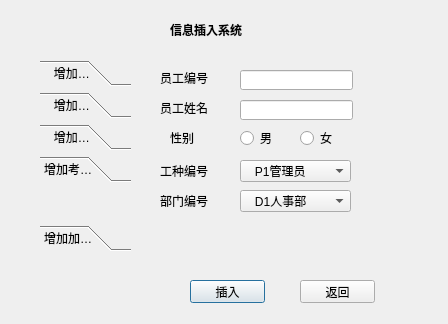
<?xml version="1.0" encoding="UTF-8"?>
<ui version="4.0">
 <class>insert</class>
 <widget class="QDialog" name="insert">
  <property name="geometry">
   <rect>
    <x>0</x>
    <y>0</y>
    <width>448</width>
    <height>324</height>
   </rect>
  </property>
  <property name="windowTitle">
   <string>插入</string>
  </property>
  <widget class="QStackedWidget" name="stackedWidget">
   <property name="geometry">
    <rect>
     <x>90</x>
     <y>50</y>
     <width>331</width>
     <height>211</height>
    </rect>
   </property>
   <property name="currentIndex">
    <number>0</number>
   </property>
   <widget class="QWidget" name="stackedWidgetPage1">
    <widget class="QLabel" name="label_2">
     <property name="geometry">
      <rect>
       <x>70</x>
       <y>20</y>
       <width>61</width>
       <height>16</height>
      </rect>
     </property>
     <property name="text">
      <string>员工编号</string>
     </property>
    </widget>
    <widget class="QLabel" name="label_3">
     <property name="geometry">
      <rect>
       <x>70</x>
       <y>50</y>
       <width>54</width>
       <height>16</height>
      </rect>
     </property>
     <property name="text">
      <string>员工姓名</string>
     </property>
    </widget>
    <widget class="QLabel" name="label_4">
     <property name="geometry">
      <rect>
       <x>80</x>
       <y>80</y>
       <width>54</width>
       <height>16</height>
      </rect>
     </property>
     <property name="text">
      <string>性别</string>
     </property>
    </widget>
    <widget class="QLabel" name="label_5">
     <property name="geometry">
      <rect>
       <x>70</x>
       <y>110</y>
       <width>54</width>
       <height>21</height>
      </rect>
     </property>
     <property name="text">
      <string>工种编号</string>
     </property>
    </widget>
    <widget class="QLabel" name="label_6">
     <property name="geometry">
      <rect>
       <x>70</x>
       <y>140</y>
       <width>54</width>
       <height>21</height>
      </rect>
     </property>
     <property name="text">
      <string>部门编号</string>
     </property>
    </widget>
    <widget class="QLineEdit" name="lineEdit">
     <property name="geometry">
      <rect>
       <x>150</x>
       <y>20</y>
       <width>113</width>
       <height>20</height>
      </rect>
     </property>
    </widget>
    <widget class="QLineEdit" name="lineEdit_2">
     <property name="geometry">
      <rect>
       <x>150</x>
       <y>50</y>
       <width>113</width>
       <height>20</height>
      </rect>
     </property>
    </widget>
    <widget class="QRadioButton" name="radioButton">
     <property name="geometry">
      <rect>
       <x>150</x>
       <y>80</y>
       <width>89</width>
       <height>16</height>
      </rect>
     </property>
     <property name="text">
      <string>男</string>
     </property>
    </widget>
    <widget class="QRadioButton" name="radioButton_2">
     <property name="geometry">
      <rect>
       <x>210</x>
       <y>80</y>
       <width>89</width>
       <height>16</height>
      </rect>
     </property>
     <property name="text">
      <string>女</string>
     </property>
    </widget>
    <widget class="QComboBox" name="comboBox">
     <property name="geometry">
      <rect>
       <x>150</x>
       <y>110</y>
       <width>111</width>
       <height>22</height>
      </rect>
     </property>
     <item>
      <property name="text">
       <string>   P1管理员</string>
      </property>
     </item>
     <item>
      <property name="text">
       <string>   P2经理</string>
      </property>
     </item>
     <item>
      <property name="text">
       <string>   P3员工</string>
      </property>
     </item>
    </widget>
    <widget class="QComboBox" name="comboBox_2">
     <property name="geometry">
      <rect>
       <x>150</x>
       <y>140</y>
       <width>111</width>
       <height>22</height>
      </rect>
     </property>
     <item>
      <property name="text">
       <string>   D1人事部</string>
      </property>
     </item>
     <item>
      <property name="text">
       <string>   D2研发部</string>
      </property>
     </item>
     <item>
      <property name="text">
       <string>   D3设计部</string>
      </property>
     </item>
     <item>
      <property name="text">
       <string>   D4后勤部</string>
      </property>
     </item>
    </widget>
   </widget>
   <widget class="QWidget" name="stackedWidgetPage2">
    <widget class="QLineEdit" name="lineEdit_6">
     <property name="geometry">
      <rect>
       <x>140</x>
       <y>30</y>
       <width>113</width>
       <height>20</height>
      </rect>
     </property>
    </widget>
    <widget class="QLineEdit" name="lineEdit_7">
     <property name="geometry">
      <rect>
       <x>140</x>
       <y>80</y>
       <width>113</width>
       <height>20</height>
      </rect>
     </property>
    </widget>
    <widget class="QLineEdit" name="lineEdit_8">
     <property name="geometry">
      <rect>
       <x>140</x>
       <y>130</y>
       <width>113</width>
       <height>20</height>
      </rect>
     </property>
    </widget>
    <widget class="QLabel" name="label_7">
     <property name="geometry">
      <rect>
       <x>70</x>
       <y>30</y>
       <width>54</width>
       <height>16</height>
      </rect>
     </property>
     <property name="text">
      <string>部门编号</string>
     </property>
    </widget>
    <widget class="QLabel" name="label_8">
     <property name="geometry">
      <rect>
       <x>70</x>
       <y>80</y>
       <width>54</width>
       <height>21</height>
      </rect>
     </property>
     <property name="text">
      <string>部门名称</string>
     </property>
    </widget>
    <widget class="QLabel" name="label_9">
     <property name="geometry">
      <rect>
       <x>70</x>
       <y>130</y>
       <width>54</width>
       <height>16</height>
      </rect>
     </property>
     <property name="text">
      <string>部门经理</string>
     </property>
    </widget>
   </widget>
   <widget class="QWidget" name="page">
    <widget class="QLabel" name="label_10">
     <property name="geometry">
      <rect>
       <x>70</x>
       <y>30</y>
       <width>54</width>
       <height>16</height>
      </rect>
     </property>
     <property name="text">
      <string>工种编号</string>
     </property>
    </widget>
    <widget class="QLabel" name="label_11">
     <property name="geometry">
      <rect>
       <x>70</x>
       <y>80</y>
       <width>54</width>
       <height>16</height>
      </rect>
     </property>
     <property name="text">
      <string>工种等级</string>
     </property>
    </widget>
    <widget class="QLabel" name="label_12">
     <property name="geometry">
      <rect>
       <x>70</x>
       <y>130</y>
       <width>54</width>
       <height>16</height>
      </rect>
     </property>
     <property name="text">
      <string>基本工资</string>
     </property>
    </widget>
    <widget class="QLineEdit" name="lineEdit_9">
     <property name="geometry">
      <rect>
       <x>140</x>
       <y>30</y>
       <width>113</width>
       <height>20</height>
      </rect>
     </property>
    </widget>
    <widget class="QLineEdit" name="lineEdit_10">
     <property name="geometry">
      <rect>
       <x>140</x>
       <y>80</y>
       <width>113</width>
       <height>20</height>
      </rect>
     </property>
    </widget>
    <widget class="QLineEdit" name="lineEdit_11">
     <property name="geometry">
      <rect>
       <x>140</x>
       <y>130</y>
       <width>113</width>
       <height>20</height>
      </rect>
     </property>
    </widget>
   </widget>
   <widget class="QWidget" name="page_2">
    <widget class="QLineEdit" name="lineEdit_12">
     <property name="geometry">
      <rect>
       <x>140</x>
       <y>30</y>
       <width>113</width>
       <height>20</height>
      </rect>
     </property>
    </widget>
    <widget class="QLineEdit" name="lineEdit_14">
     <property name="geometry">
      <rect>
       <x>140</x>
       <y>130</y>
       <width>113</width>
       <height>20</height>
      </rect>
     </property>
    </widget>
    <widget class="QLabel" name="label_13">
     <property name="geometry">
      <rect>
       <x>70</x>
       <y>30</y>
       <width>54</width>
       <height>21</height>
      </rect>
     </property>
     <property name="text">
      <string>员工编号</string>
     </property>
    </widget>
    <widget class="QLabel" name="label_14">
     <property name="geometry">
      <rect>
       <x>70</x>
       <y>80</y>
       <width>54</width>
       <height>20</height>
      </rect>
     </property>
     <property name="text">
      <string>考勤时间</string>
     </property>
    </widget>
    <widget class="QLabel" name="label_15">
     <property name="geometry">
      <rect>
       <x>70</x>
       <y>130</y>
       <width>54</width>
       <height>21</height>
      </rect>
     </property>
     <property name="text">
      <string>出勤次数</string>
     </property>
    </widget>
    <widget class="QLabel" name="label_19">
     <property name="geometry">
      <rect>
       <x>290</x>
       <y>80</y>
       <width>54</width>
       <height>12</height>
      </rect>
     </property>
     <property name="text">
      <string/>
     </property>
    </widget>
    <widget class="QDateEdit" name="dateEdit">
     <property name="geometry">
      <rect>
       <x>140</x>
       <y>80</y>
       <width>110</width>
       <height>22</height>
      </rect>
     </property>
    </widget>
   </widget>
   <widget class="QWidget" name="page_3">
    <widget class="QLabel" name="label_16">
     <property name="geometry">
      <rect>
       <x>70</x>
       <y>30</y>
       <width>54</width>
       <height>21</height>
      </rect>
     </property>
     <property name="text">
      <string>员工编号</string>
     </property>
    </widget>
    <widget class="QLabel" name="label_17">
     <property name="geometry">
      <rect>
       <x>70</x>
       <y>80</y>
       <width>54</width>
       <height>21</height>
      </rect>
     </property>
     <property name="text">
      <string>加班时间</string>
     </property>
    </widget>
    <widget class="QLabel" name="label_18">
     <property name="geometry">
      <rect>
       <x>70</x>
       <y>130</y>
       <width>54</width>
       <height>21</height>
      </rect>
     </property>
     <property name="text">
      <string>加班类别</string>
     </property>
    </widget>
    <widget class="QLineEdit" name="lineEdit_15">
     <property name="geometry">
      <rect>
       <x>140</x>
       <y>30</y>
       <width>113</width>
       <height>20</height>
      </rect>
     </property>
    </widget>
    <widget class="QRadioButton" name="radioButton_3">
     <property name="geometry">
      <rect>
       <x>140</x>
       <y>130</y>
       <width>89</width>
       <height>21</height>
      </rect>
     </property>
     <property name="text">
      <string>1</string>
     </property>
    </widget>
    <widget class="QRadioButton" name="radioButton_4">
     <property name="geometry">
      <rect>
       <x>180</x>
       <y>130</y>
       <width>89</width>
       <height>21</height>
      </rect>
     </property>
     <property name="text">
      <string>2</string>
     </property>
    </widget>
    <widget class="QRadioButton" name="radioButton_5">
     <property name="geometry">
      <rect>
       <x>220</x>
       <y>130</y>
       <width>89</width>
       <height>21</height>
      </rect>
     </property>
     <property name="text">
      <string>3</string>
     </property>
    </widget>
    <widget class="QDateEdit" name="dateEdit_2">
     <property name="geometry">
      <rect>
       <x>140</x>
       <y>80</y>
       <width>110</width>
       <height>22</height>
      </rect>
     </property>
    </widget>
   </widget>
  </widget>
  <widget class="QToolBox" name="toolBox">
   <property name="geometry">
    <rect>
     <x>40</x>
     <y>60</y>
     <width>91</width>
     <height>191</height>
    </rect>
   </property>
   <property name="currentIndex">
    <number>3</number>
   </property>
   <widget class="QWidget" name="page_4">
    <property name="geometry">
     <rect>
      <x>0</x>
      <y>0</y>
      <width>91</width>
      <height>23</height>
     </rect>
    </property>
    <attribute name="label">
     <string>   增加员工</string>
    </attribute>
   </widget>
   <widget class="QWidget" name="page_5">
    <property name="geometry">
     <rect>
      <x>0</x>
      <y>0</y>
      <width>91</width>
      <height>23</height>
     </rect>
    </property>
    <attribute name="label">
     <string>   增加部门</string>
    </attribute>
   </widget>
   <widget class="QWidget" name="page_6">
    <property name="geometry">
     <rect>
      <x>0</x>
      <y>0</y>
      <width>91</width>
      <height>23</height>
     </rect>
    </property>
    <attribute name="label">
     <string>   增加工种</string>
    </attribute>
   </widget>
   <widget class="QWidget" name="page_7">
    <property name="geometry">
     <rect>
      <x>0</x>
      <y>0</y>
      <width>91</width>
      <height>23</height>
     </rect>
    </property>
    <attribute name="label">
     <string>增加考勤信息</string>
    </attribute>
   </widget>
   <widget class="QWidget" name="page_8">
    <property name="geometry">
     <rect>
      <x>0</x>
      <y>0</y>
      <width>91</width>
      <height>23</height>
     </rect>
    </property>
    <attribute name="label">
     <string>增加加班信息</string>
    </attribute>
   </widget>
  </widget>
  <widget class="QLabel" name="label">
   <property name="geometry">
    <rect>
     <x>170</x>
     <y>20</y>
     <width>171</width>
     <height>20</height>
    </rect>
   </property>
   <property name="font">
    <font>
     <family>Arial</family>
     <weight>75</weight>
     <bold>true</bold>
    </font>
   </property>
   <property name="text">
    <string>信息插入系统</string>
   </property>
  </widget>
  <widget class="QPushButton" name="pushButton">
   <property name="geometry">
    <rect>
     <x>190</x>
     <y>280</y>
     <width>75</width>
     <height>23</height>
    </rect>
   </property>
   <property name="text">
    <string>插入</string>
   </property>
  </widget>
  <widget class="QPushButton" name="pushButton_2">
   <property name="geometry">
    <rect>
     <x>300</x>
     <y>280</y>
     <width>75</width>
     <height>23</height>
    </rect>
   </property>
   <property name="text">
    <string>返回</string>
   </property>
  </widget>
 </widget>
 <resources/>
 <connections/>
</ui>
